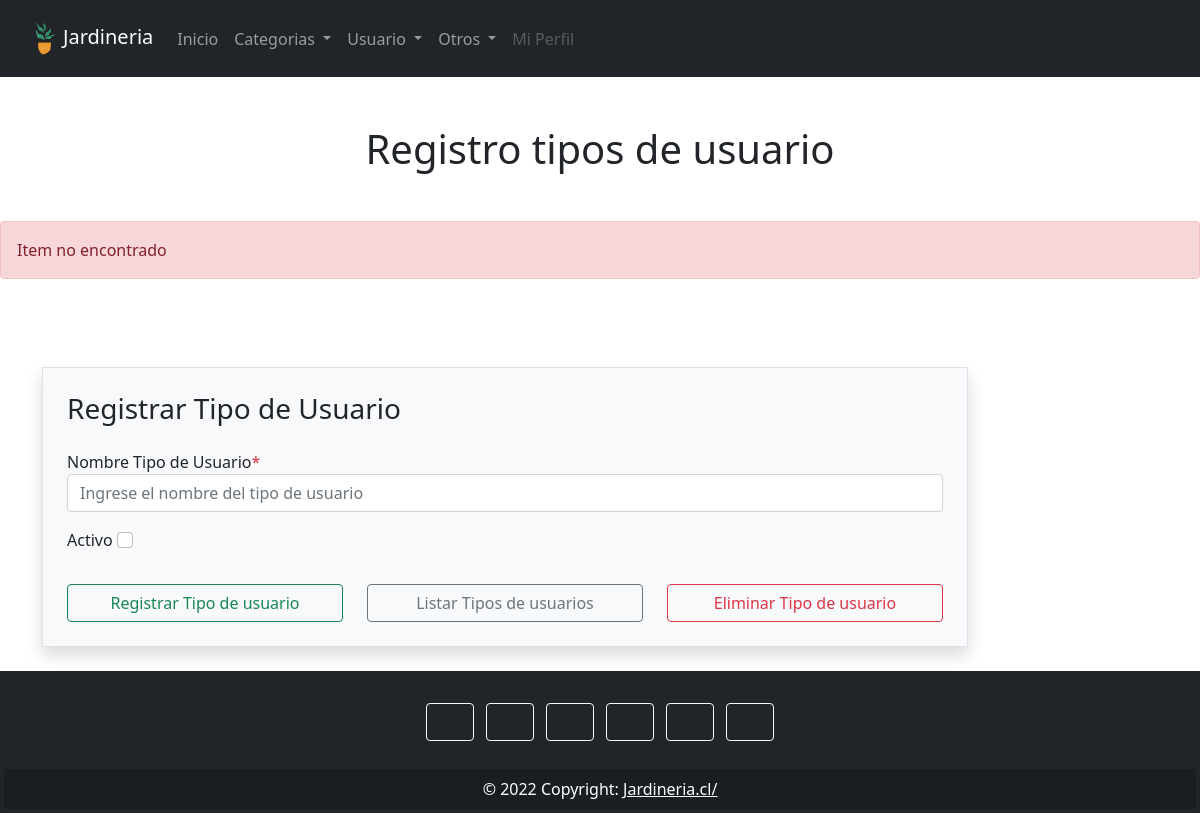
/crud/tipoUsuario/3/, run on an earlier commit of the app's database.
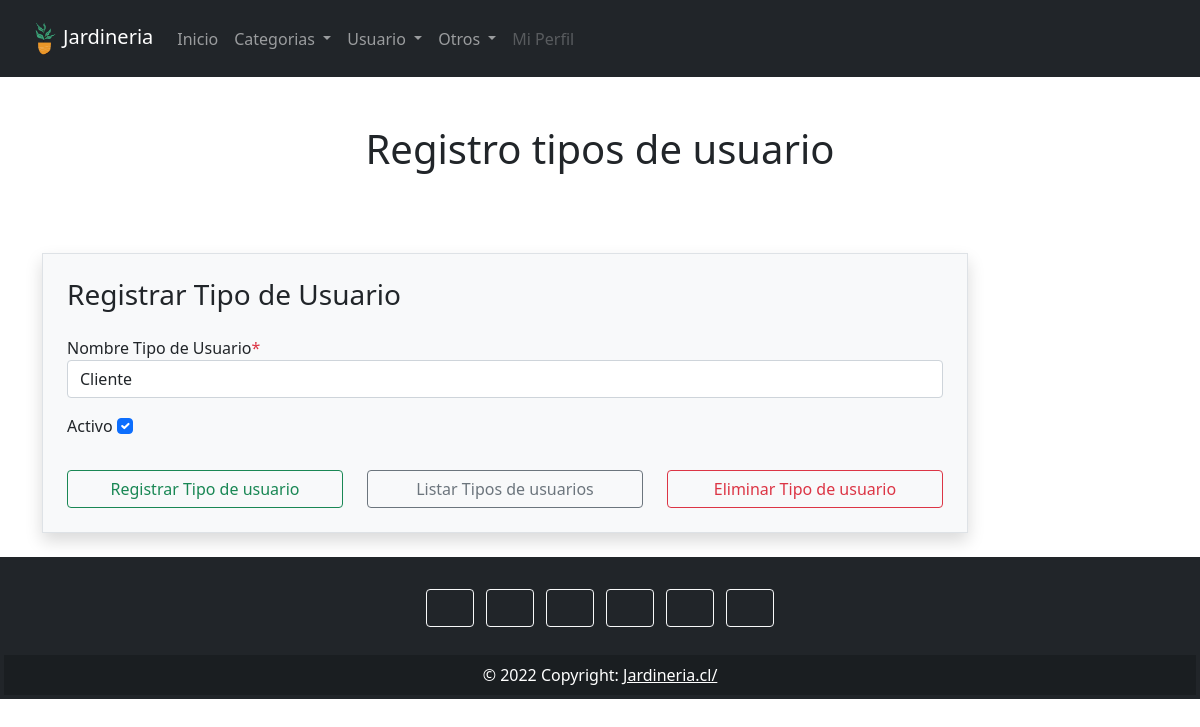
And on a later commit of the database.
### crud/models.py (models this page shows, shortened)
class tipoUsuario(models.Model):
    nombreTipoUsuario = models.TextField()
    activo = models.BooleanField()

### crud/views.py (the view)
# urls.py: path('tipoUsuario/<int:id>/', views.viewReadTipoUsuario, name="tipoUsuario"),
def viewReadTipoUsuario(request, id):
    cntx = {}
    try:
        fila = tipoUsuario.objects.get(pk = id)
        cntx = {'fila': fila}
    except:
        cntx = {'error': 'Item no encontrado'}
    return render(request, 'tipoUsuario.html', cntx)

### crud/templates/tipoUsuario.html (shortened to what this page needs)
{% extends "index.html" %}
{% block tituloPagina %}
    <div class="text-center mt-5">
        <h1>Registro tipos de usuario</h1>
    </div>
{% endblock %}
{% block mensaje %}
{% if mensaje %}
    <div class="alert alert-success mt-5" role="alert">
        {{ mensaje }}
    </div>
{% elif error %}
    <div class="alert alert-danger mt-5" role="alert">
        {{ error }}
    </div>
{% endif %}
{% endblock %}
{% block contenido %}
<br>
    <div class="container">
        <div class="row">
            <div class="col-md-10 off-md-4">
                <div class="signup-form">
                    <form action="{%url 'tipoUsuario' %}" method="POST" autocomplete="off" class="mt-5 border p-4 bg-light shadow">
                        <h3 class="mb-4">Registrar Tipo de Usuario</h3>
                        <div class="mb-3 col-md-12">
                            <label for="txtNombre">Nombre Tipo de Usuario<span class="text-danger">*</span></label>
                            <input type="text" id="txtNombre" name="txtNombre" placeholder="Ingrese el nombre del tipo de usuario" class="txtNombre form-control" value="{{ fila.nombreTipoUsuario }}">
                        </div>
                        <div class="mb-3 col-md-12">
                            <label class="form-check-label" for="chkActivo">Activo</label>
                            <input type="checkbox" name="chkActivo" id="chkActivo" class="form-check-input" value="1" {% if fila.activo %}{{ 'checked' }}{% endif %}>
                        </div>
                        <div class="row">
                          <div class="col-md-4 mt-3">
                            <input type="submit" name="btnCreate" class="btnCreate btn btn-outline-success form-control" value="Registrar Tipo de usuario">
                          </div>
                          <div class="col-md-4 mt-3">
                            <input type="submit" name="btnRead" class="btnRead btn btn-outline-secondary form-control" value="Listar Tipos de usuarios">
                          </div>
                          <div class="col-md-4 mt-3">
                            <input type="submit" name="btnDelete" class="btnDelete btn btn-outline-danger form-control" value="Eliminar Tipo de usuario">
                          </div>
                        </div>
                    </form>
                </div>
            </div>
        </div>
    </div>
{% endblock %}

What changed in the data, as far as the page shows it:
added tipoUsuario: txtNombre "Cliente", activo "☑"
Also different on the page:
{{ error }}: "Item no encontrado" → (not shown)
form field chkActivo: "☐" → (not shown)
